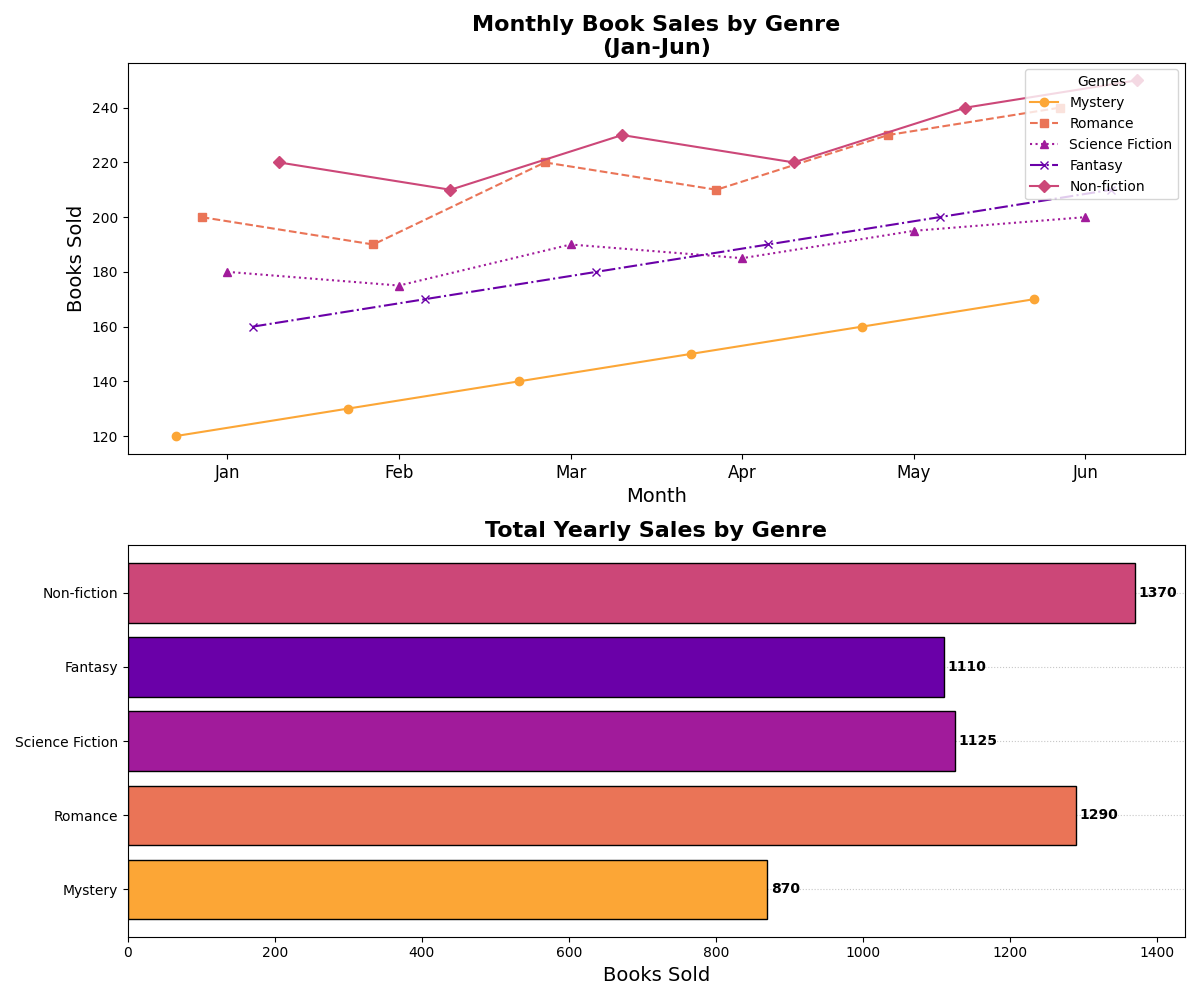

Recreate this plot in Python.
import matplotlib.pyplot as plt
import numpy as np

genres = ['Mystery', 'Romance', 'Science Fiction', 'Fantasy', 'Non-fiction']
monthly_sales = np.array([
    [120, 130, 140, 150, 160, 170],
    [200, 190, 220, 210, 230, 240],
    [180, 175, 190, 185, 195, 200],
    [160, 170, 180, 190, 200, 210],
    [220, 210, 230, 220, 240, 250]
])

yearly_sales = monthly_sales.sum(axis=1)

months = ['Jan', 'Feb', 'Mar', 'Apr', 'May', 'Jun']

colors = plt.cm.plasma(np.linspace(0.2, 0.8, len(genres)))
colors = [colors[4], colors[3], colors[1], colors[0], colors[2]]

markers = ['o', 's', '^', 'x', 'D']
linestyles = ['-', '--', ':', '-.', '-']

fig, (ax1, ax2) = plt.subplots(2, 1, figsize=(12, 10))

width = 0.15
x = np.arange(len(months))

for i in range(len(genres)):
    ax1.plot(x + i * width, monthly_sales[i], marker=markers[i], linestyle=linestyles[i], 
             label=genres[i], color=colors[i])

ax1.set_title('Monthly Book Sales by Genre\n(Jan-Jun)', fontsize=16, fontweight='bold')
ax1.set_xlabel('Month', fontsize=14)
ax1.set_ylabel('Books Sold', fontsize=14)
ax1.set_xticks(x + width * (len(genres) - 1) / 2)
ax1.set_xticklabels(months, fontsize=12)
ax1.legend(title='Genres', fontsize=10, loc='upper right')

bars = ax2.barh(genres, yearly_sales, color=colors, edgecolor='black')

ax2.set_title('Total Yearly Sales by Genre', fontsize=16, fontweight='bold')
ax2.set_xlabel('Books Sold', fontsize=14)

for bar in bars:
    width = bar.get_width()
    ax2.text(width + 5, bar.get_y() + bar.get_height() / 2, f'{int(width)}',
             va='center', fontsize=10, color='black', weight='bold')

ax2.yaxis.grid(True, linestyle=':', alpha=0.7)
ax2.set_axisbelow(True)

plt.tight_layout()
plt.show()
